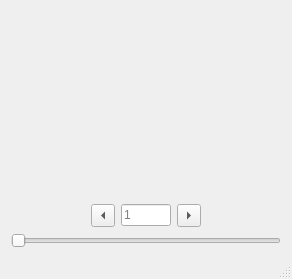
<?xml version="1.0" encoding="UTF-8"?>
<ui version="4.0">
 <class>Dialog</class>
 <widget class="QDialog" name="Dialog">
  <property name="geometry">
   <rect>
    <x>0</x>
    <y>0</y>
    <width>292</width>
    <height>279</height>
   </rect>
  </property>
  <property name="minimumSize">
   <size>
    <width>200</width>
    <height>250</height>
   </size>
  </property>
  <property name="windowTitle">
   <string>Event Viewer</string>
  </property>
  <property name="sizeGripEnabled">
   <bool>true</bool>
  </property>
  <layout class="QVBoxLayout" name="verticalLayout">
   <item>
    <widget class="MplWidget" name="mpl_hist" native="true">
     <property name="sizePolicy">
      <sizepolicy hsizetype="Expanding" vsizetype="MinimumExpanding">
       <horstretch>0</horstretch>
       <verstretch>0</verstretch>
      </sizepolicy>
     </property>
     <property name="minimumSize">
      <size>
       <width>0</width>
       <height>0</height>
      </size>
     </property>
     <property name="focusPolicy">
      <enum>Qt::NoFocus</enum>
     </property>
    </widget>
   </item>
   <item>
    <layout class="QHBoxLayout" name="horizontalLayout">
     <item>
      <spacer name="horizontalSpacer">
       <property name="orientation">
        <enum>Qt::Horizontal</enum>
       </property>
       <property name="sizeHint" stdset="0">
        <size>
         <width>40</width>
         <height>20</height>
        </size>
       </property>
      </spacer>
     </item>
     <item>
      <widget class="QLabel" name="label_2">
       <property name="focusPolicy">
        <enum>Qt::TabFocus</enum>
       </property>
       <property name="text">
        <string/>
       </property>
      </widget>
     </item>
     <item>
      <widget class="QToolButton" name="previousEventToolButton">
       <property name="focusPolicy">
        <enum>Qt::NoFocus</enum>
       </property>
       <property name="toolTip">
        <string extracomment="Previous Event"/>
       </property>
       <property name="text">
        <string>...</string>
       </property>
       <property name="autoRepeat">
        <bool>true</bool>
       </property>
       <property name="arrowType">
        <enum>Qt::LeftArrow</enum>
       </property>
      </widget>
     </item>
     <item>
      <widget class="QLineEdit" name="eventIndexLineEdit">
       <property name="maximumSize">
        <size>
         <width>50</width>
         <height>16777215</height>
        </size>
       </property>
       <property name="focusPolicy">
        <enum>Qt::StrongFocus</enum>
       </property>
       <property name="placeholderText">
        <string>1</string>
       </property>
      </widget>
     </item>
     <item>
      <widget class="QToolButton" name="nextEventToolButton">
       <property name="focusPolicy">
        <enum>Qt::NoFocus</enum>
       </property>
       <property name="toolTip">
        <string extracomment="Next Event"/>
       </property>
       <property name="text">
        <string>...</string>
       </property>
       <property name="autoRepeat">
        <bool>true</bool>
       </property>
       <property name="arrowType">
        <enum>Qt::RightArrow</enum>
       </property>
      </widget>
     </item>
     <item>
      <widget class="QLabel" name="label">
       <property name="focusPolicy">
        <enum>Qt::TabFocus</enum>
       </property>
       <property name="text">
        <string/>
       </property>
      </widget>
     </item>
     <item>
      <spacer name="horizontalSpacer_2">
       <property name="orientation">
        <enum>Qt::Horizontal</enum>
       </property>
       <property name="sizeHint" stdset="0">
        <size>
         <width>40</width>
         <height>20</height>
        </size>
       </property>
      </spacer>
     </item>
    </layout>
   </item>
   <item>
    <layout class="QHBoxLayout" name="horizontalLayout_2">
     <item>
      <widget class="QSlider" name="eventIndexHorizontalSlider">
       <property name="orientation">
        <enum>Qt::Horizontal</enum>
       </property>
      </widget>
     </item>
    </layout>
   </item>
   <item>
    <widget class="QLabel" name="errLabel">
     <property name="minimumSize">
      <size>
       <width>75</width>
       <height>0</height>
      </size>
     </property>
     <property name="text">
      <string/>
     </property>
     <property name="textFormat">
      <enum>Qt::RichText</enum>
     </property>
    </widget>
   </item>
  </layout>
 </widget>
 <customwidgets>
  <customwidget>
   <class>MplWidget</class>
   <extends>QWidget</extends>
   <header>mosaicgui.mplwidget</header>
   <container>1</container>
  </customwidget>
 </customwidgets>
 <tabstops>
  <tabstop>nextEventToolButton</tabstop>
  <tabstop>previousEventToolButton</tabstop>
 </tabstops>
 <resources/>
 <connections/>
</ui>
